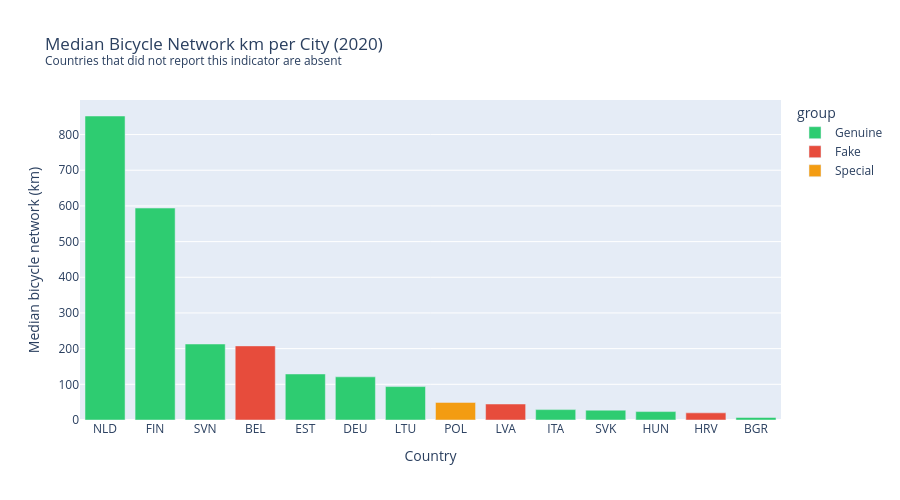

Notebook code cell kept with this figure:
### Code cell
# Bicycle network

country_bike = (
    snap_bike.groupby(['iso_code', 'country', 'group'])['bicycle_network_km']
    .median()
    .reset_index()
    .sort_values('bicycle_network_km', ascending=False)
)

fig = px.bar(
    country_bike,
    x='iso_code',
    y='bicycle_network_km',
    color='group',
    color_discrete_map=GROUP_COLORS,
    category_orders={
        'iso_code': country_bike['iso_code'].tolist(),
        'group': ['Genuine', 'Fake', 'Special']
    },
    title=f'Median Bicycle Network km per City ({YEAR_BIKE})<br>'
          '<sup>Countries that did not report this indicator are absent</sup>',
    labels={'bicycle_network_km': 'Median bicycle network (km)', 'iso_code': 'Country'},
    height=500
)
fig.show()

print(f"Countries with bicycle data in {YEAR_BIKE}: {sorted(snap_bike['iso_code'].unique())}")
print(f"Countries WITHOUT bicycle data: {sorted(set(FOCUS) - set(snap_bike['iso_code'].unique()))}")
print()
print(country_bike[['iso_code', 'group', 'bicycle_network_km']].to_string(index=False))

### Figure 1 — Plotly figure (JSON) as saved in the notebook; plotly's stock layout.template omitted (floating-point values rounded to 4 significant figures)
{"data": [{"hovertemplate": "group=Genuine<br>Country=%{x}<br>Median bicycle network (km)=%{y}<extra></extra>", "legendgroup": "Genuine", "marker": {"color": "#2ecc71", "pattern": {"shape": ""}}, "name": "Genuine", "orientation": "v", "showlegend": true, "textposition": "auto", "type": "bar", "x": ["NLD", "FIN", "SVN", "EST", "DEU", "LTU", "ITA", "SVK", "HUN", "BGR"], "xaxis": "x", "y": [852.0, 594.0, 213.0, 129.0, 121.0, 93.65, 29.1, 27.59, 23.6, 7.075], "yaxis": "y"}, {"hovertemplate": "group=Fake<br>Country=%{x}<br>Median bicycle network (km)=%{y}<extra></extra>", "legendgroup": "Fake", "marker": {"color": "#e74c3c", "pattern": {"shape": ""}}, "name": "Fake", "orientation": "v", "showlegend": true, "textposition": "auto", "type": "bar", "x": ["BEL", "LVA", "HRV"], "xaxis": "x", "y": [207.7, 44.81, 20.0], "yaxis": "y"}, {"hovertemplate": "group=Special<br>Country=%{x}<br>Median bicycle network (km)=%{y}<extra></extra>", "legendgroup": "Special", "marker": {"color": "#f39c12", "pattern": {"shape": ""}}, "name": "Special", "orientation": "v", "showlegend": true, "textposition": "auto", "type": "bar", "x": ["POL"], "xaxis": "x", "y": [49.35], "yaxis": "y"}], "layout": {"barmode": "relative", "height": 500, "legend": {"title": {"text": "group"}, "tracegroupgap": 0}, "title": {"text": "Median Bicycle Network km per City (2020)<br><sup>Countries that did not report this indicator are absent</sup>"}, "xaxis": {"anchor": "y", "categoryarray": ["NLD", "FIN", "SVN", "BEL", "EST", "DEU", "LTU", "POL", "LVA", "ITA", "SVK", "HUN", "HRV", "BGR"], "categoryorder": "array", "domain": [0, 1], "title": {"text": "Country"}}, "yaxis": {"anchor": "x", "domain": [0, 1], "title": {"text": "Median bicycle network (km)"}}}}
